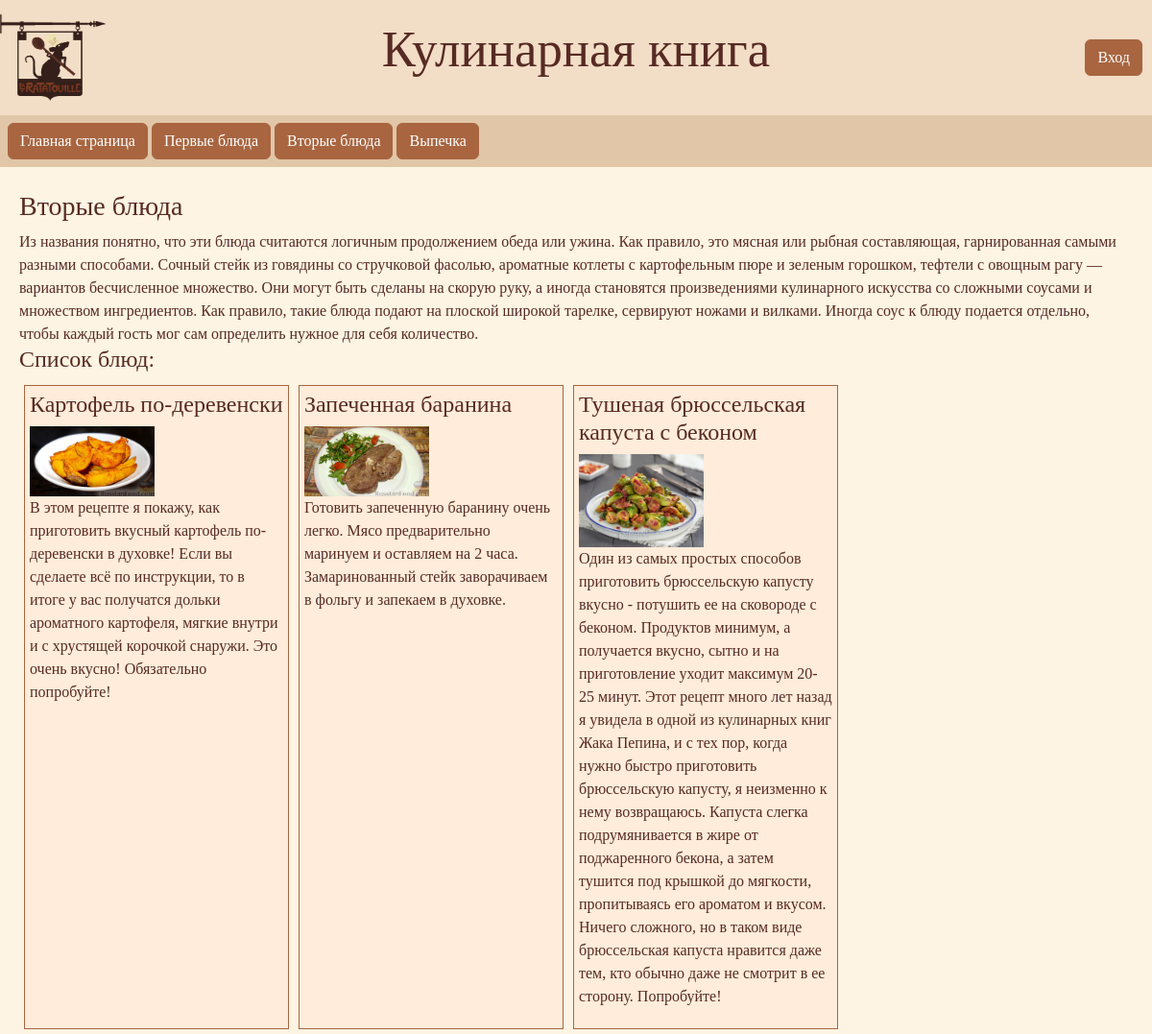
Screenshot of /main_dishes with the database file from the repository.
### culinary_guide/models.py (models this page shows)
class Dishes(models.Model):
    title = models.CharField(max_length=200)
    description = models.TextField()
    products = models.TextField()
    recipe = models.TextField()
    image = models.CharField(max_length=200, default='')
    category = models.ForeignKey(Categories, on_delete=models.CASCADE)
    user = models.ForeignKey(User, on_delete=models.CASCADE)

### culinary_guide/views.py (the view)
# urls.py: path('main_dishes', views.main_dishes, name='main_dishes'),
def main_dishes(request):
    dishes = Dishes.objects.filter(category=2)
    return render(request, 'main_dishes.html', {'dishes': dishes})

### culinary_guide/templates/main_dishes.html (shortened to what this page needs)
{% extends "base.html" %}
{% load static %}
{% block content %}
    <div>
        <h3>
            Вторые блюда
        </h3>
    </div>
    <div class="temp">
        Из названия понятно, что эти блюда считаются логичным продолжением обеда или ужина. Как правило, это
        мясная или рыбная составляющая, гарнированная самыми разными способами. Сочный стейк из говядины со
        стручковой фасолью, ароматные котлеты с картофельным пюре и зеленым горошком, тефтели с овощным
        рагу — вариантов бесчисленное множество. Они могут быть сделаны на скорую руку, а иногда становятся
        произведениями кулинарного искусства со сложными соусами и множеством ингредиентов. Как правило, такие
        блюда подают на плоской широкой тарелке, сервируют ножами и вилками. Иногда соус к блюду подается
        отдельно, чтобы каждый гость мог сам определить нужное для себя количество.
    </div>
    <div>
        <div>
            <h4>Список блюд:</h4>
        </div>
        <div class="d-flex flex-wrap">
            {% for dish in dishes %}
                <div class="dish">
                    <a href="dish_info/{{dish.id}}" class="text-decoration-none text-reset">
                        <div>
                            <h4>
                                {{dish.title}}
                            </h4>
                            <img class="image" src={% static dish.image %}>
                            <p>
                                {{dish.description}}
                            </p>
                        </div>
                    </a>
                </div>
            {% endfor %}
        </div>
    </div>
{% endblock %}

### culinary_guide/static/css/style.css (style rules this page uses)
.dish { width: 23vw; margin: 5px; padding: 5px; background-color: #FFECDA; border: 1px double #A86540; text-decoration: none; }
.image { width: 130px; }

### rows the page displays
Dishes: title "Картофель по-деревенски", image (picture), description "В этом рецепте я покажу, как приготовить вкусный картофель по-деревенски в духовке! Если вы сделаете всё по инструкции, то в итоге у вас получатся дольки ароматного картофеля, мягкие внутри и с хрустящей корочкой снаружи. Это очень вкусно! Обязательно попробуйте!"
Dishes: title "Запеченная баранина", image (picture), description "Готовить запеченную баранину очень легко. Мясо предварительно маринуем и оставляем на 2 часа. Замаринованный стейк заворачиваем в фольгу и запекаем в духовке."
Dishes: title "Тушеная брюссельская капуста с беконом", image (picture), description "Один из самых простых способов приготовить брюссельскую капусту вкусно - потушить ее на сковороде с беконом. Продуктов минимум, а получается вкусно, сытно и на приготовление уходит максимум 20-25 минут. Этот рецепт много лет назад я увидела в одной из кулинарных книг Жака Пепина, и с тех пор, когда нужно быстро приготовить брюссельскую капусту, я неизменно к нему возвращаюсь. Капуста слегка подрумянивается в жире от поджаренного бекона, а затем тушится под крышкой до мягкости, пропитываясь его ароматом и вкусом. Ничего сложного, но в таком виде брюссельская капуста нравится даже тем, кто обычно даже не смотрит в ее сторону. Попробуйте!"
